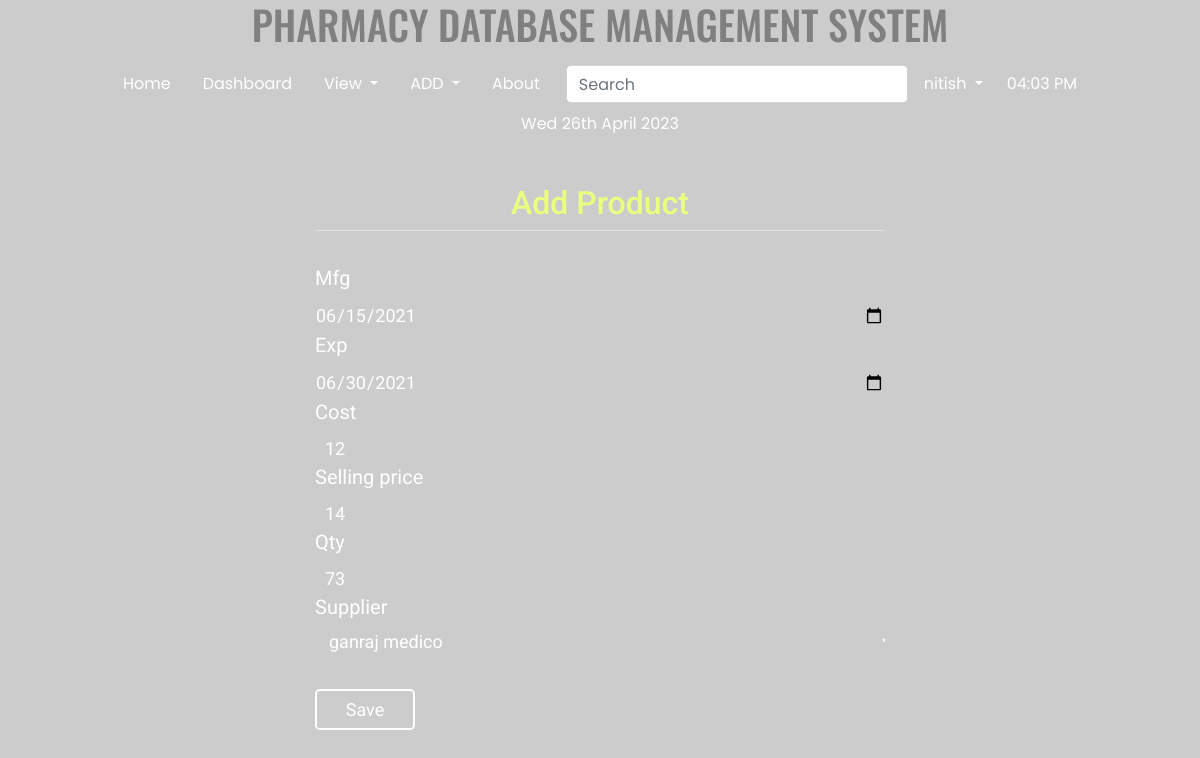
Screenshot of /edit/19/ (signed in) with the database file from the repository.
### home/models.py (models this page shows, shortened)
class Product(models.Model):
    name = models.CharField(max_length=200)
    company = models.CharField(max_length=100)
    batch_no = models.CharField(max_length=25)
    cost = models.IntegerField()
    selling_price = models.IntegerField()
    qty=models.IntegerField()
    mfg = models.DateField()
    exp = models.DateField()
    supplier = models.ForeignKey(Supplier, on_delete=models.CASCADE, related_name="supplier_set")
    class Meta:
        ordering= ('name',)

### home/views.py (the view, shortened to what this page needs)
# urls.py: path('edit/<int:pk>/',EditProdView.as_view(), name='edit'),
class EditProdView(generic.UpdateView):
    model = Product
    form_class = ProductForm
    template_name = 'home/product.html'

### home/forms.py
class ProductForm(ModelForm):
    class Meta:
        model = Product
        fields = ('name',)

### home/models.py (called while the page is built)
    def __str__(self):
        return self.name

### templates/home/product.html (shortened to what this page needs)
{% extends 'basic.html' %}
{% block body %}
{% load static %}
{% load crispy_forms_tags %}
{% if user.is_authenticated %}
<div class="col-md-6 offset-md-3">
        <form method="post" enctype="multipart/form-data">
            <fieldset class="form-group mx-auto">
                <legend class="border-bottom text-center mb-4"><h2>Add Product</h2></legend>
                {{ form|crispy }}
            </fieldset>
            <button class="btn btn-primary btn-lg" type="submit" value="submit">Save</button>
        </form>
</div>
<body style="
    width: 100%;
    height: 100vh;
    background: linear-gradient(rgba(0, 0, 0, 0.2), rgba(0, 0, 0, 0.2)), url('/static/images/bg2.jpg');
    background-size: cover;
    font-family: 'Roboto', sans-serif;
    ">
{% else %}
<h2>Please Log in to Create a Post</h2>
{% endif %}
{% endblock body %}

### templates/basic.html (shortened to what this page needs)
<!DOCTYPE html>
<html lang="en">
<head>
    <link rel="stylesheet" href="https://stackpath.bootstrapcdn.com/bootstrap/4.2.1/css/bootstrap.min.css"
 />
    {% load static %}
    <link href="{% static 'css/style.css'  %}" rel="stylesheet" />
</head>
    <h1 class="text-center" style="color: grey; font-family: 'Oswald', sans-serif;"> PHARMACY DATABASE MANAGEMENT SYSTEM</h1>
    <nav class="navbar navbar-expand-lg navbar-light" style="background: none; color: grey; text-color: grey; font-family: 'Poppins', sans-serif;">
        <div class="collapse navbar-collapse" id="navbarSupportedContent">
            <ul class="nav justify-content-center">
                <li class="nav-item {% block blogactive %} {% endblock blogactive %}">
                    <a class="nav-link" href="/">Home</a>
                </li>
                <li class="nav-item">
                    <a class="nav-link" href="/dashboard/">Dashboard</a>
                </li>
                <li class="nav-item dropdown">
                    <a class="nav-link dropdown-toggle" href="#" id="navbarDropdown" role="button"
                        data-toggle="dropdown" aria-haspopup="true" aria-expanded="false">
                        View
                    </a>
                </li>
                <li class="nav-item dropdown">
                    <a class="nav-link dropdown-toggle" href="#" id="navbarDropdown" role="button"
                        data-toggle="dropdown" aria-haspopup="true" aria-expanded="false">
                        ADD
                    </a>
                </li>
                <li class="nav-item {% block aboutactive %} {% endblock aboutactive %}">
                    <a class="nav-link" href="/about/">About</a>
                </li>
                {% if user.is_authenticated %}
                <ul class="navbar-nav">
                    <form method="post" action="/search/" class="form-inline my-2 my-lg-0">
                        <li>
                            <input class="form-control mr-sm-2" style="color: #26f1fb" type="search"
                                placeholder="Search" aria-label="Search" name="q" id="q" />
                        </li>
                    </form>
                    <li class="nav-item dropdown">
                        <a class="nav-link dropdown-toggle" href="#" id="navbarDropdown" role="button"
                            data-toggle="dropdown" aria-haspopup="true" aria-expanded="false">
                            {{request.user}}
                        </a>
                    </li>
                </ul>
                {% else %}
                <li class="nav-item {% block login %} {% endblock login %}">
                    <a class="nav-link" href="{% url 'home:login' %}">Login</a>
                </li>
                {% endif %}
                <li class="nav-item">
                    <a class="nav-link" href="">{% now "h:i A" as current_time %} {{ current_time|center:"150" }}</a>
                </li>
                <li class="nav-item">
                    <a class="nav-link" href="">{% now "D jS F Y" %}</a>
                </li>
            </ul>
        </div>
    </nav>
    <br />
    {% block body %} {% endblock %} {% block js %} {% endblock %}
</body>
</html>

### static/css/style.css (style rules this page uses)
body { margin: 0; padding: 0; font-family: sens-serif; height: 100vh; }
.nav, .collapse { width: 100%; }
.navbar .nav .nav-item .nav-link:link, .navbar .nav .nav-item .nav-link:visited { color: #fff; text-align: center; }
* { padding: 0; margin: 0; border-radius: border-box; }
.form-group { width: 100%; overflow: hidden; font-size: 20px; padding: 8px 0; margin: 8px 0; color: white; background: none; margin-bottom: 1rem; }
.form-group label { width: 100%; text-align: left; }
input { width: 100%; border: none; outline: none; background: none; color: white; float: left; margin: 0 10px; font-size: 18px; }
.textinput { width: 100%; border: none; outline: none; background: none; color: white; float: left; margin: 0px 0px; font-size: 18px; }
.select { width: 100%; border: none; outline: none; background: none; color: white; float: left; margin: 0 10px; font-size: 18px; }
.btn { width: 100px; background: none; border: 2px solid #fff; color: white; padding: 5px; font-size: 18px; cursor: pointer; margin: 12px 0; }
.col-md-6, .col-md-7, .col-md-8, .col-md-9, .col-md-10 { background: none; color: white; }
h1, h2, h3, h4, h5, h6 { background: none; color: rgb(236, 255, 127); }

### rows the page displays
Product: mfg "06/15/2021", exp "06/30/2021", cost "12", selling_price "14", qty "73", supplier "ganraj medico"

### other values shown
{{ request.user }} "nitish"
{{ current_time|center:"150" }} "04:03 PM"
